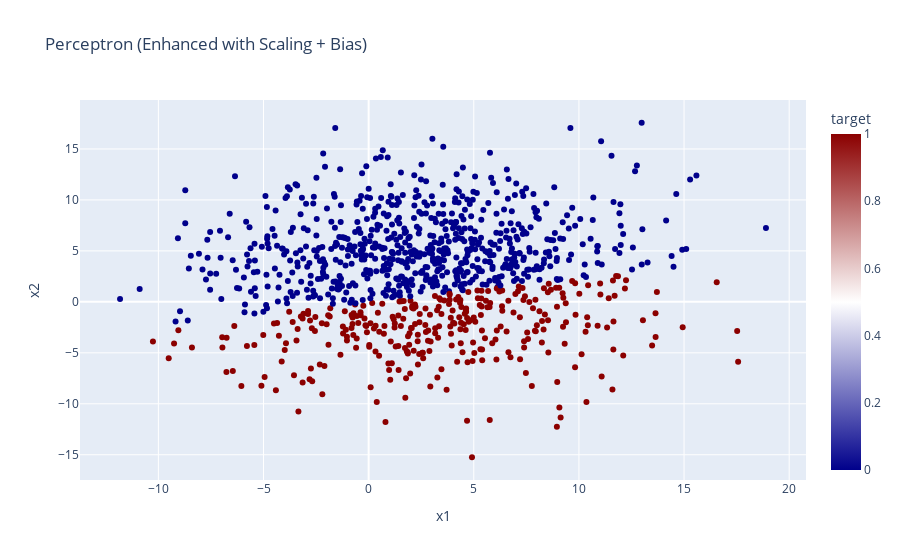
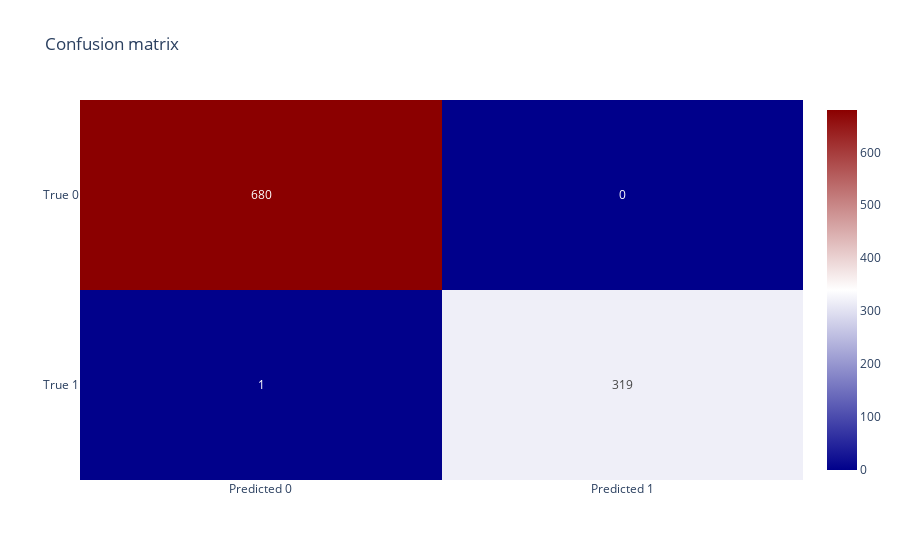

Notebook code for these charts, in order:
### Markdown cell above
![image.png](attachment:fd7b0036-b47e-4c66-bc00-440ad3eb8ca3.png)

### Code cell
# Scale the data (Crucial for convergence, especially with sigmoid/gradient descent)
scaler = StandardScaler()
X_scaled = scaler.fit_transform(X)

# Add Bias term (intercept) - equivalent to Keras 'use_bias=True'
# We append a column of 1s
X_aug = np.c_[np.ones((X_scaled.shape[0], 1)), X_scaled]

X_df = pd.DataFrame(X, columns=["x1", "x2"]) # Keep original for plotting
y_df = pd.DataFrame(y, columns=["target"]).astype(float)

# Define the perceptron function with activation
def perceptron_with_activation(inputs, weights, activation):
    return activation(np.dot(inputs, weights))

# Training function for the perceptron
def train_perceptron(inputs, labels, learning_rate, epochs, activation):
    weights = np.zeros(inputs.shape[1])
    for epoch in range(epochs):
        for x, label in zip(inputs, labels):
            prediction = perceptron_with_activation(x, weights, activation)
            weights += learning_rate * (label - prediction) * x
    return weights

# Activation function
def linear(x):
    return x

# ou relu
def heaviside(x):
    return np.where(x >= 0, 1, 0)

def sigmoid(x):
    return 1 / (1 + np.exp(-x))

# Train the perceptron
learning_rate = 0.01 # Lower LR for stability with scaled data
epochs = 50
activation = sigmoid

# Use Augmented X (with bias) and Scaled features
trained_weights = train_perceptron(X_aug, y_df.values.ravel(), learning_rate, epochs, activation)

# Calculate outputs with trained weights
out = perceptron_with_activation(X_aug, trained_weights, activation)
# transform for binary
out = [1 if x >= 0.5 else 0 for x in out]

# Create a DataFrame for Plotly Express
df_with_trained_weights = X_df.copy()
df_with_trained_weights["target"] = out

# Plot the results using Plotly Express
fig1 = px.scatter(
    df_with_trained_weights,
    x="x1",
    y="x2",
    color="target",
    title="Perceptron (Enhanced with Scaling + Bias)",
    color_continuous_scale=color_scale,
    width=900,
)

fig1.show()

# Calculate the confusion matrix
conf_matrix = confusion_matrix(y_df, out)

# Create a DataFrame for the confusion matrix
conf_matrix_df = pd.DataFrame(conf_matrix, index=["True 0", "True 1"], columns=["Predicted 0", "Predicted 1"])

px.imshow(
    conf_matrix_df,
    text_auto=True,
    aspect="auto",
    color_continuous_scale=color_scale,
    width=900,
    title="Confusion matrix",
).show()

### Figure 1 — Plotly figure (JSON) as saved in the notebook; plotly's stock layout.template omitted (floating-point values rounded to 4 significant figures; data arrays with more than 128 entries replaced by an {"elided": "..."} marker saying what was removed)
{"data": [{"hovertemplate": "x1=%{x}<br>x2=%{y}<br>target=%{marker.color}<extra></extra>", "legendgroup": "", "marker": {"color": {"elided": "1000 int values"}, "coloraxis": "coloraxis", "symbol": "circle"}, "mode": "markers", "name": "", "orientation": "v", "showlegend": false, "type": "scatter", "x": {"elided": "1000 float values"}, "xaxis": "x", "y": {"elided": "1000 float values"}, "yaxis": "y"}], "layout": {"coloraxis": {"colorbar": {"title": {"text": "target"}}, "colorscale": [[0, "darkblue"], [0.5, "white"], [1, "darkred"]]}, "legend": {"tracegroupgap": 0}, "title": {"text": "Perceptron (Enhanced with Scaling + Bias)"}, "width": 900, "xaxis": {"anchor": "y", "domain": [0, 1], "title": {"text": "x1"}}, "yaxis": {"anchor": "x", "domain": [0, 1], "title": {"text": "x2"}}}}

### Figure 2 — Plotly figure (JSON) as saved in the notebook; plotly's stock layout.template omitted (floating-point values rounded to 4 significant figures)
{"data": [{"coloraxis": "coloraxis", "hovertemplate": "x: %{x}<br>y: %{y}<br>color: %{z}<extra></extra>", "name": "0", "texttemplate": "%{z}", "type": "heatmap", "x": ["Predicted 0", "Predicted 1"], "xaxis": "x", "y": ["True 0", "True 1"], "yaxis": "y", "z": [[680, 0], [1, 319]]}], "layout": {"coloraxis": {"colorscale": [[0, "darkblue"], [0.5, "white"], [1, "darkred"]]}, "title": {"text": "Confusion matrix"}, "width": 900, "xaxis": {"anchor": "y", "domain": [0, 1]}, "yaxis": {"anchor": "x", "autorange": "reversed", "domain": [0, 1]}}}
